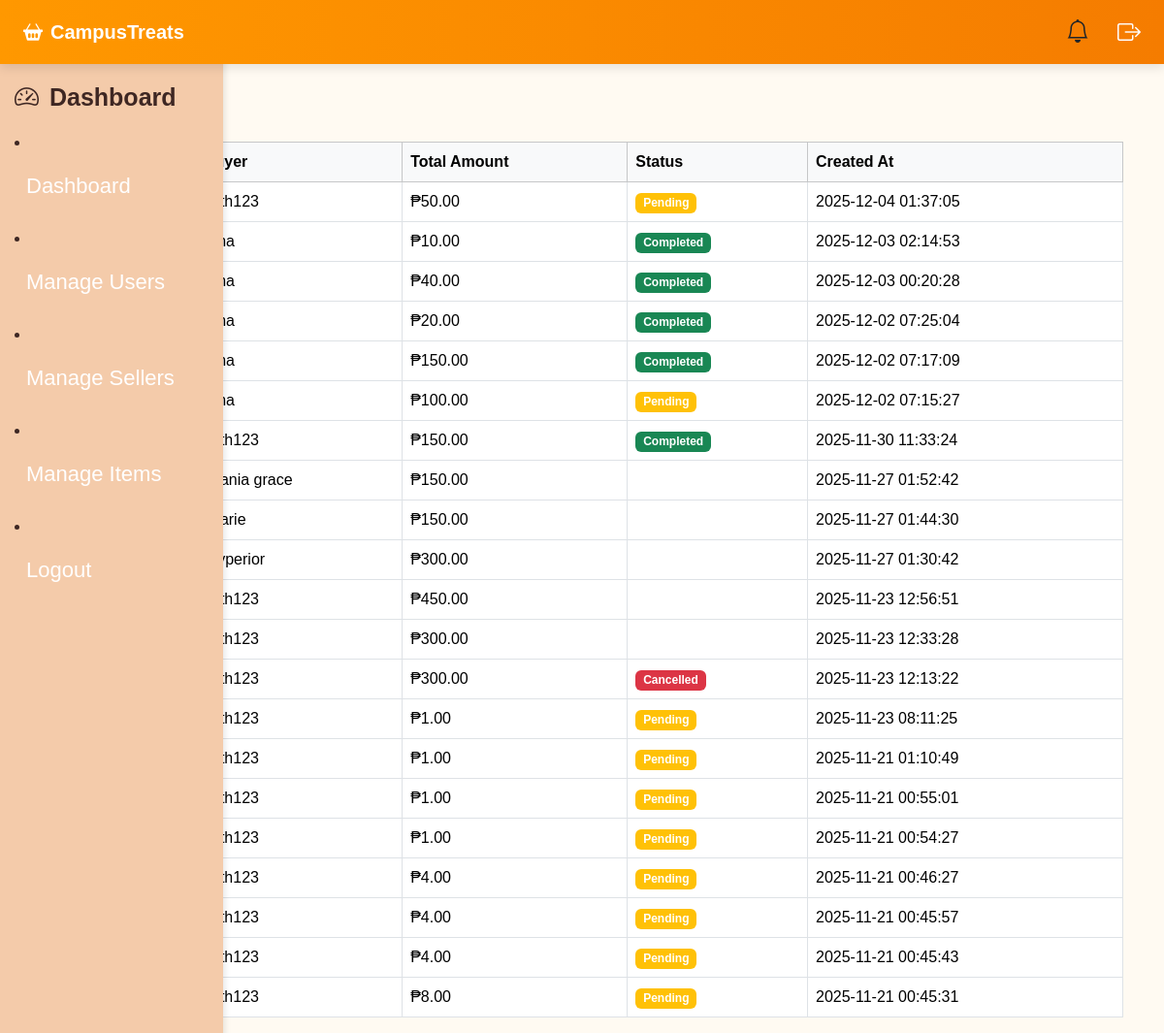
Screenshot of /php/manage_orders.php (signed in) with the database file from the repository.
### tables this page shows
CREATE TABLE `orders` (
  `order_id` int(11) NOT NULL,
  `user_id` int(11) NOT NULL,
  `total_amount` decimal(10,2) NOT NULL,
  `category` varchar(50) DEFAULT NULL,
  `status` enum('pending','preparing','completed','cancelled') DEFAULT 'pending',
  `created_at` timestamp NOT NULL DEFAULT current_timestamp()
);

CREATE TABLE `users` (
  `user_id` int(11) NOT NULL,
  `full_name` varchar(50) NOT NULL,
  `username` varchar(50) NOT NULL,
  `email` varchar(100) NOT NULL,
  `password` varchar(255) NOT NULL,
  `role` enum('buyer','seller','admin') NOT NULL,
  `is_active` tinyint(1) DEFAULT 1,
  `approval_status` enum('pending','approved','rejected') DEFAULT 'pending',
  `description` text DEFAULT NULL,
  `created_at` timestamp NOT NULL DEFAULT current_timestamp(),
  `updated_at` timestamp NOT NULL DEFAULT current_timestamp() ON UPDATE current_timestamp(),
  `profile_picture` varchar(255) DEFAULT NULL,
  `phone` varchar(20) DEFAULT NULL,
  `is_seller` tinyint(1) DEFAULT 0,
  `department` varchar(150) DEFAULT NULL,
  `course` varchar(100) DEFAULT NULL,
  `section` varchar(50) DEFAULT NULL
);

### php/manage_orders.php (the view, shortened to what this page needs)
<?php
try {
  $conn = new PDO("mysql:host=localhost;dbname=camptreats", "root", "");
  $conn->setAttribute(PDO::ATTR_ERRMODE, PDO::ERRMODE_EXCEPTION);
  $orders = $conn->query("
    SELECT o.order_id, u.username, o.total_amount, o.status, o.created_at
    FROM orders o
    JOIN users u ON o.user_id = u.user_id
    ORDER BY o.order_id DESC
  ")->fetchAll(PDO::FETCH_ASSOC);
} catch (PDOException $e) {
  die("DB Error: " . $e->getMessage());
}
?>
<!DOCTYPE html>
<html lang="en">
<head>
   <link rel="stylesheet" href="../bootstrap/css/bootstrap.min.css">
<link rel="stylesheet" href="../bootstrap-icons/bootstrap-icons.css">
</head>
<body>
   <nav class="navbar navbar-expand-lg fixed-top">
  <div class="container-fluid px-4">
    <a class="navbar-brand" href="#"><i class="bi bi-basket2-fill me-2"></i>CampusTreats</a>
    <div class="d-flex align-items-center">
      <div class="dropdown ms-3">
        <button id="notifDropdown" class="btn position-relative" type="button" data-bs-toggle="dropdown">
          <i class="bi bi-bell fs-4"></i>
        </button>
      </div>
      <a href="logout.php" class="nav-link ms-3"><i class="bi bi-box-arrow-right fs-4"></i></a>
    </div>
</nav>
<div class="sidebar">
  <h5><i class="bi bi-speedometer2 me-1"></i> Dashboard</h5>
   <li class="nav-item"><a class="nav-link" href="admin_dashboard.php"><i class="fas fa-home"></i> Dashboard</a></li>
    <li class="nav-item"><a class="nav-link" href="manage_users.php"><i class="fas fa-users"></i> Manage Users</a></li>
    <li class="nav-item"><a class="nav-link" href="manage_sellers.php"><i class="fas fa-store"></i> Manage Sellers</a></li>
    <li class="nav-item"><a class="nav-link" href="manage_items.php"><i class="fas fa-utensils"></i> Manage Items</a></li>
    <li class="nav-item"><a class="nav-link text-danger" href="logout.php"><i class="fas fa-sign-out-alt"></i> Logout</a></li>
</div>
  <div class="container mt-4">
    <h2><i class="fas fa-box"></i> Orders</h2>
    <table class="table table-bordered mt-2">
      <thead class="table-light">
        <tr>
          <th>Order ID</th>
          <th>Buyer</th>
          <th>Total Amount</th>
          <th>Status</th>
          <th>Created At</th>
        </tr>
      </thead>
      <tbody>
        <?php foreach ($orders as $o): ?>
          <tr>
            <td><?= $o['order_id'] ?></td>
            <td><?= htmlspecialchars($o['username']) ?></td>
            <td>₱<?= number_format($o['total_amount'], 2) ?></td>
            <td>
              <?php
                if($o['status'] === 'pending') echo '<span class="badge bg-warning">Pending</span>';
                elseif($o['status'] === 'completed') echo '<span class="badge bg-success">Completed</span>';
                elseif($o['status'] === 'cancelled') echo '<span class="badge bg-danger">Cancelled</span>';
              ?>
            </td>
            <td><?= $o['created_at'] ?></td>
          </tr>
        <?php endforeach; ?>
      </tbody>
    </table>
  </div>
</body>
</html>

### php/manage_orders.php (style rules this page uses)
body { background-color: #fffaf2; font-family: 'Poppins', sans-serif; color: #3E2723; margin:0; padding-top:70px; }
.navbar { background: linear-gradient(90deg, #ff9800, #f57c00); box-shadow: 0 4px 10px rgba(0,0,0,0.1); }
.navbar-brand { font-weight:700; color:#fff !important; }
.nav-link { color:#fff !important; font-weight:500; }
.sidebar { position: fixed; top:60px; left:0; width:230px; height:100%; background-color:#f4cbaa; padding:25px 15px; box-shadow:2px 0 6px rgba(0,0,0,0.1); }
.sidebar h5 { font-weight:600; font-size:25px; margin-bottom:20px; }
.sidebar a { display:block; padding:10px 12px; border-radius:8px; color:#3E2723; margin-bottom:10px; text-decoration:none; transition: all 0.3s ease; font-weight:500; font-size:22px; }
.nav-link { font-size: 25px; line-height: 45px; }
h2 { margin-top: 30px; }

### rows the page displays
orders: user.username "cath123", total_amount "50.00", status "Pending", created_at "2025-12-04 01:37:05"
orders: total_amount "10.00", status "Completed", created_at "2025-12-03 02:14:53"
orders: total_amount "40.00", status "Completed", created_at "2025-12-03 00:20:28"
orders: total_amount "20.00", status "Completed", created_at "2025-12-02 07:25:04"
orders: total_amount "150.00", status "Completed", created_at "2025-12-02 07:17:09"
orders: total_amount "100.00", status "Pending", created_at "2025-12-02 07:15:27"
orders: user.username "cath123", total_amount "150.00", status "Completed", created_at "2025-11-30 11:33:24"
orders: user.username "shania grace", total_amount "150.00", created_at "2025-11-27 01:52:42"
orders: user.username "charie", total_amount "150.00", created_at "2025-11-27 01:44:30"
orders: user.username "rhyperior", total_amount "300.00", created_at "2025-11-27 01:30:42"
orders: user.username "cath123", total_amount "450.00", created_at "2025-11-23 12:56:51"
orders: user.username "cath123", total_amount "300.00", created_at "2025-11-23 12:33:28"
orders: user.username "cath123", total_amount "300.00", status "Cancelled", created_at "2025-11-23 12:13:22"
orders: user.username "cath123", total_amount "1.00", status "Pending", created_at "2025-11-23 08:11:25"
orders: user.username "cath123", total_amount "1.00", status "Pending", created_at "2025-11-21 01:10:49"
orders: user.username "cath123", total_amount "1.00", status "Pending", created_at "2025-11-21 00:55:01"
orders: user.username "cath123", total_amount "1.00", status "Pending", created_at "2025-11-21 00:54:27"
orders: user.username "cath123", total_amount "4.00", status "Pending", created_at "2025-11-21 00:46:27"
orders: user.username "cath123", total_amount "4.00", status "Pending", created_at "2025-11-21 00:45:57"
orders: user.username "cath123", total_amount "4.00", status "Pending", created_at "2025-11-21 00:45:43"
orders: user.username "cath123", total_amount "8.00", status "Pending", created_at "2025-11-21 00:45:31"
